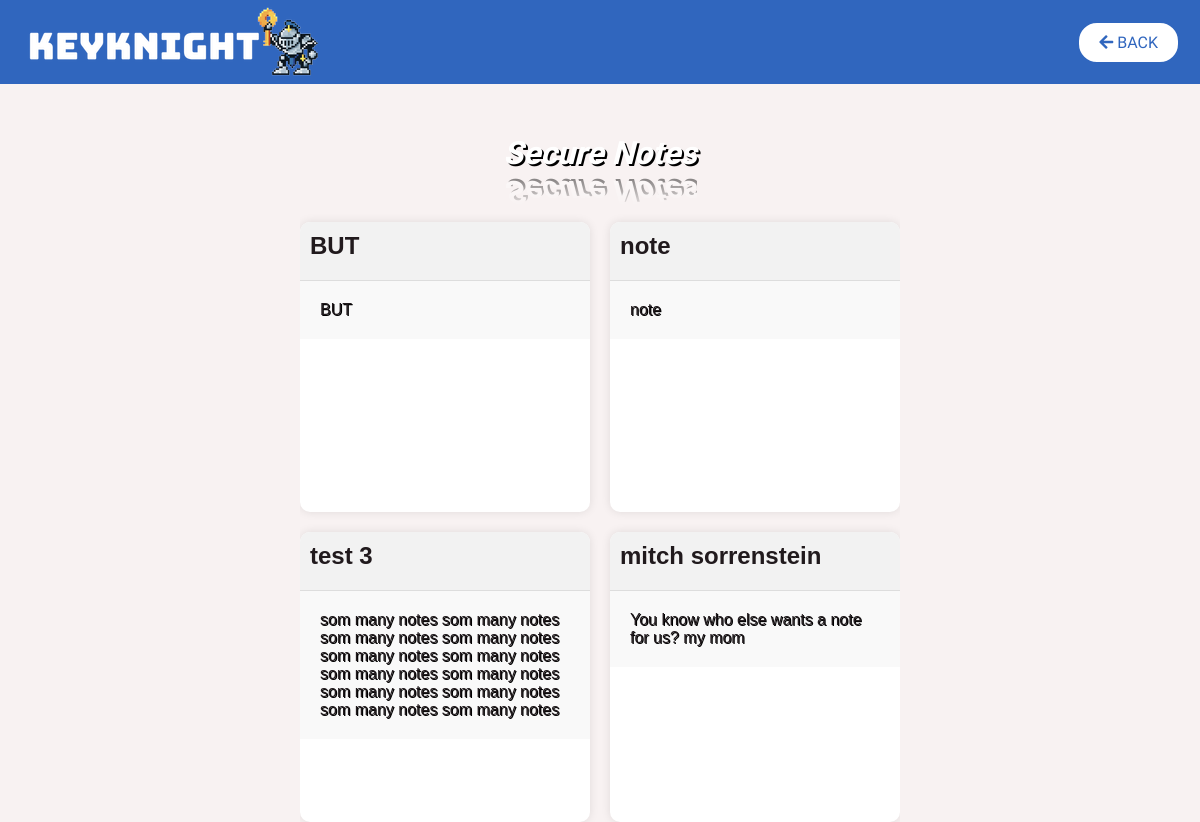
Screenshot of /secure_notes (signed in) with the database file from the repository.
### main.py (models this page shows)
class SecureNote(db.Model):
    id = db.Column(db.Integer, primary_key=True)
    user_id = db.Column(db.Integer, db.ForeignKey('user.id'), nullable=False)
    title = db.Column(db.String(100), nullable=False)
    content = db.Column(db.Text, nullable=False)
    user = db.relationship('User', backref=db.backref('secure_notes', lazy=True))

### main.py (the view)
@app.route('/secure_notes')
@login_required
def secure_notes():
    secure_notes = current_user.secure_notes
    return render_template('secure_notes.html', secure_notes=secure_notes)

### main.py (called while the page is built)
@app.context_processor
def inject_flashed_messages():
    if current_user.is_authenticated:
        flashed_messages = current_user.flask_messages
    else:
        flashed_messages = None
    return dict(flashed_messages=flashed_messages)

@login_manager.user_loader
def load_user(user_id):
    return User.query.get(int(user_id))

### templates/secure_notes.html (shortened to what this page needs)
<!DOCTYPE html>
<html>
<head>
    <link rel="stylesheet" href="{{ url_for('static', filename='landing.css') }}">
    <link rel="stylesheet" href="https://cdnjs.cloudflare.com/ajax/libs/font-awesome/5.15.4/css/all.min.css">
</head>
<body>
    <nav>
        <div class="container">
          <div id="KeyKnightNavText">
            <img class="edit-img" src="{{ url_for('static', filename='fulllogofixed.png') }}" alt="Logo Icon" class="fulllogofixed">
          </div>
          <div class="nav-buttons">
        <div class="nav-background">
            <ul class="nav-menu" id="hamburger-overlay">
                <li class="menu-item"><a href="javascript:history.back()"><i class="fas fa-arrow-left"></i> Back</a></li>
            </ul>
        </div>
          </div>
        </div>
</nav>
<div class="sc-container">
    <div class= "sc-cont" >
    <h1 class="sc-title">Secure Notes</h1>
    </div>
    <div class="sc-notes-container">
        {% if secure_notes %}
            {% for note in secure_notes %}
                <div class="sc-note-card">
                    <div class="sc-note-header">
                        <h2 class="sc-note-title">{{ note.title }}</h2>
                    </div>
                    <div class="sc-note-body">
                        <p class="sc-note-content">{{ note.content }}</p>
                    </div>
                </div>
            {% endfor %}
        {% else %}
            <p>No secure notes found.</p>
        {% endif %}
    </div>
</div>
</body>
</html>

### static/landing.css (style rules this page uses)
* { margin: 0; padding: 0; box-sizing: border-box; }
body { font-family: Arial, sans-serif; background-color: #F8F2F2; color: #211A1D; }
.container { max-width: 1200px; margin: 0 auto; padding: 0 20px; }
nav { background-color: #3066BE; color: #F8F2F2; padding: 0 0; position: sticky; top: 0; z-index: 1000; }
nav .container { display: flex; align-items: center; justify-content: space-between; }
nav ul { list-style: none; display: flex; }
nav ul li { margin-right: 20px; }
nav ul li:last-child { margin-right: 0; }
nav ul li a { text-decoration: none; color: #F8F2F2; font-family: "Bungee", sans-serif; }
#KeyKnightNavText { font-family: "Bungee", sans-serif; display: flex; align-items: center; position: relative; width: auto; height: 7vw; margin-top: 0%; padding-top: 1%; padding-bottom: 1%; }
a:link { color: #fff; text-decoration: none; }
body, html { height: 100%; margin: 0; }
h1 { font-family: "Bungee", sans-serif; font-weight: bold; font-style: italic; margin: 10px; text-shadow: 2px 2px #000; }
p { font-family: "Helvetica", sans-serif; text-shadow: 1px 1px #000; }
.nav-menu { display: flex; list-style: none; margin: 0; padding: 0; transition: all .25s ease-in; }
.menu-item a { color: #3066BE; background-color: #FFF; border: 2px solid #3066BE; border-radius: 20px; padding: 10px 20px; text-decoration: none; text-transform: uppercase; transition: all 0.3s ease; display: block; }
.sc-container { max-width: 50%; margin: 0 auto; position: relative; overflow: hidden; }
.sc-cont { position: relative; display: inline-block; display: flex; justify-content: center; }
.sc-notes-container { display: grid; gap: 20px; grid-template-columns: repeat(auto-fit, minmax(calc(50% - 10px), 1fr)); max-width: calc(50% * 2 + 20px); }
.sc-note-card { border-radius: 10px; box-shadow: 0 0 10px rgba(0, 0, 0, 0.1); background-color: #fff; overflow: hidden; transition: transform 0.3s ease; aspect-ratio: 1 / 1; }
.sc-note-header { background-color: #f2f2f2; padding: 10px; border-bottom: 1px solid #ddd; }
.sc-note-body { padding: 20px; background-color: #f9f9f9; }
.sc-note-title { margin-top: 0; margin-bottom: 10px; }
.sc-title { margin: 50px; color: white; -webkit-box-reflect: below 1px linear-gradient(transparent,#0008) ; animation: animate 7s linear infinite; }
.sc-note-content { margin: 0; }

### rows the page displays
SecureNote: title "BUT", content "BUT"
SecureNote: title "note", content "note"
SecureNote: title "test 3", content "som many notes som many notes som many notes som many notes som many notes som many notes som many notes som many notes som many notes som many notes som many notes som many notes"
SecureNote: title "mitch sorrenstein", content "You know who else wants a note for us? my mom"
